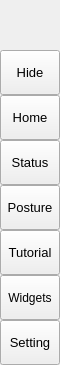
        <widget class="QFrame" name="leftMenuBg">
         <property name="minimumSize">
          <size>
           <width>60</width>
           <height>0</height>
          </size>
         </property>
         <property name="maximumSize">
          <size>
           <width>60</width>
           <height>16777215</height>
          </size>
         </property>
         <property name="frameShape">
          <enum>QFrame::NoFrame</enum>
         </property>
         <property name="frameShadow">
          <enum>QFrame::Raised</enum>
         </property>
         <layout class="QVBoxLayout" name="verticalLayout_3">
          <property name="spacing">
           <number>0</number>
          </property>
          <property name="leftMargin">
           <number>0</number>
          </property>
          <property name="topMargin">
           <number>0</number>
          </property>
          <property name="rightMargin">
           <number>0</number>
          </property>
          <property name="bottomMargin">
           <number>0</number>
          </property>
          <item>
           <widget class="QFrame" name="topLogoInfo">
            <property name="minimumSize">
             <size>
              <width>0</width>
              <height>50</height>
             </size>
            </property>
            <property name="maximumSize">
             <size>
              <width>16777215</width>
              <height>50</height>
             </size>
            </property>
            <property name="frameShape">
             <enum>QFrame::NoFrame</enum>
            </property>
            <property name="frameShadow">
             <enum>QFrame::Raised</enum>
            </property>
            <widget class="QFrame" name="topLogo">
             <property name="geometry">
              <rect>
               <x>10</x>
               <y>5</y>
               <width>42</width>
               <height>42</height>
              </rect>
             </property>
             <property name="minimumSize">
              <size>
               <width>42</width>
               <height>42</height>
              </size>
             </property>
             <property name="maximumSize">
              <size>
               <width>42</width>
               <height>42</height>
              </size>
             </property>
             <property name="frameShape">
              <enum>QFrame::NoFrame</enum>
             </property>
             <property name="frameShadow">
              <enum>QFrame::Raised</enum>
             </property>
            </widget>
            <widget class="QLabel" name="titleLeftApp">
             <property name="geometry">
              <rect>
               <x>70</x>
               <y>8</y>
               <width>160</width>
               <height>20</height>
              </rect>
             </property>
             <property name="font">
              <font>
               <pointsize>12</pointsize>
               <italic>false</italic>
               <bold>false</bold>
              </font>
             </property>
             <property name="text">
              <string>Right Posture</string>
             </property>
             <property name="alignment">
              <set>Qt::AlignLeading|Qt::AlignLeft|Qt::AlignTop</set>
             </property>
            </widget>
            <widget class="QLabel" name="titleLeftDescription">
             <property name="geometry">
              <rect>
               <x>70</x>
               <y>27</y>
               <width>160</width>
               <height>16</height>
              </rect>
             </property>
             <property name="maximumSize">
              <size>
               <width>16777215</width>
               <height>16</height>
              </size>
             </property>
             <property name="font">
              <font>
               <pointsize>8</pointsize>
               <italic>false</italic>
               <bold>false</bold>
              </font>
             </property>
             <property name="text">
              <string>Make life better</string>
             </property>
             <property name="alignment">
              <set>Qt::AlignLeading|Qt::AlignLeft|Qt::AlignTop</set>
             </property>
            </widget>
           </widget>
          </item>
          <item>
           <widget class="QFrame" name="leftMenuFrame">
            <property name="frameShape">
             <enum>QFrame::NoFrame</enum>
            </property>
            <property name="frameShadow">
             <enum>QFrame::Raised</enum>
            </property>
            <layout class="QVBoxLayout" name="verticalMenuLayout">
             <property name="spacing">
              <number>0</number>
             </property>
             <property name="leftMargin">
              <number>0</number>
             </property>
             <property name="topMargin">
              <number>0</number>
             </property>
             <property name="rightMargin">
              <number>0</number>
             </property>
             <property name="bottomMargin">
              <number>0</number>
             </property>
             <item>
              <widget class="QFrame" name="toggleBox">
               <property name="maximumSize">
                <size>
                 <width>16777215</width>
                 <height>45</height>
                </size>
               </property>
               <property name="frameShape">
                <enum>QFrame::NoFrame</enum>
               </property>
               <property name="frameShadow">
                <enum>QFrame::Raised</enum>
               </property>
               <layout class="QVBoxLayout" name="verticalLayout_4">
                <property name="spacing">
                 <number>0</number>
                </property>
                <property name="leftMargin">
                 <number>0</number>
                </property>
                <property name="topMargin">
                 <number>0</number>
                </property>
                <property name="rightMargin">
                 <number>0</number>
                </property>
                <property name="bottomMargin">
                 <number>0</number>
                </property>
                <item>
                 <widget class="QPushButton" name="toggleButton">
                  <property name="sizePolicy">
                   <sizepolicy hsizetype="Expanding" vsizetype="Fixed">
                    <horstretch>0</horstretch>
                    <verstretch>0</verstretch>
                   </sizepolicy>
                  </property>
                  <property name="minimumSize">
                   <size>
                    <width>0</width>
                    <height>45</height>
                   </size>
                  </property>
                  <property name="font">
                   <font>
                    <pointsize>10</pointsize>
                    <italic>false</italic>
                    <bold>false</bold>
                   </font>
                  </property>
                  <property name="cursor">
                   <cursorShape>PointingHandCursor</cursorShape>
                  </property>
                  <property name="layoutDirection">
                   <enum>Qt::LeftToRight</enum>
                  </property>
                  <property name="styleSheet">
                   <string notr="true">background-image: url(:/icons/images/icons/icon_menu.png);</string>
                  </property>
                  <property name="text">
                   <string>Hide</string>
                  </property>
                 </widget>
                </item>
               </layout>
              </widget>
             </item>
             <item alignment="Qt::AlignTop">
              <widget class="QFrame" name="topMenu">
               <property name="frameShape">
                <enum>QFrame::NoFrame</enum>
               </property>
               <property name="frameShadow">
                <enum>QFrame::Raised</enum>
               </property>
               <layout class="QVBoxLayout" name="verticalLayout_8">
                <property name="spacing">
                 <number>0</number>
                </property>
                <property name="leftMargin">
                 <number>0</number>
                </property>
                <property name="topMargin">
                 <number>0</number>
                </property>
                <property name="rightMargin">
                 <number>0</number>
                </property>
                <property name="bottomMargin">
                 <number>0</number>
                </property>
                <item>
                 <widget class="QPushButton" name="btn_Home">
                  <property name="sizePolicy">
                   <sizepolicy hsizetype="Expanding" vsizetype="Fixed">
                    <horstretch>0</horstretch>
                    <verstretch>0</verstretch>
                   </sizepolicy>
                  </property>
                  <property name="minimumSize">
                   <size>
                    <width>0</width>
                    <height>45</height>
                   </size>
                  </property>
                  <property name="font">
                   <font>
                    <pointsize>10</pointsize>
                    <italic>false</italic>
                    <bold>false</bold>
                   </font>
                  </property>
                  <property name="cursor">
                   <cursorShape>PointingHandCursor</cursorShape>
                  </property>
                  <property name="layoutDirection">
                   <enum>Qt::LeftToRight</enum>
                  </property>
                  <property name="styleSheet">
                   <string notr="true">background-image: url(:/icons/images/icons/cil-home.png);</string>
                  </property>
                  <property name="text">
                   <string>Home</string>
                  </property>
                 </widget>
                </item>
                <item>
                 <widget class="QPushButton" name="btn_Status">
                  <property name="sizePolicy">
                   <sizepolicy hsizetype="Expanding" vsizetype="Fixed">
                    <horstretch>0</horstretch>
                    <verstretch>0</verstretch>
                   </sizepolicy>
                  </property>
                  <property name="minimumSize">
                   <size>
                    <width>0</width>
                    <height>45</height>
                   </size>
                  </property>
                  <property name="font">
                   <font>
                    <pointsize>10</pointsize>
                    <italic>false</italic>
                    <bold>false</bold>
                   </font>
                  </property>
                  <property name="cursor">
                   <cursorShape>PointingHandCursor</cursorShape>
                  </property>
                  <property name="layoutDirection">
                   <enum>Qt::LeftToRight</enum>
                  </property>
                  <property name="styleSheet">
                   <string notr="true">background-image: url(:/icons/images/icons/cil-browser);</string>
                  </property>
                  <property name="text">
                   <string>Status</string>
                  </property>
                 </widget>
                </item>
                <item>
                 <widget class="QPushButton" name="btn_Posture">
                  <property name="sizePolicy">
                   <sizepolicy hsizetype="Expanding" vsizetype="Fixed">
                    <horstretch>0</horstretch>
                    <verstretch>0</verstretch>
                   </sizepolicy>
                  </property>
                  <property name="minimumSize">
                   <size>
                    <width>0</width>
                    <height>45</height>
                   </size>
                  </property>
                  <property name="font">
                   <font>
                    <pointsize>10</pointsize>
                    <italic>false</italic>
                    <bold>false</bold>
                   </font>
                  </property>
                  <property name="cursor">
                   <cursorShape>PointingHandCursor</cursorShape>
                  </property>
                  <property name="layoutDirection">
                   <enum>Qt::LeftToRight</enum>
                  </property>
                  <property name="styleSheet">
                   <string notr="true">background-image: url(:/icons/images/icons/cil-user);</string>
                  </property>
                  <property name="text">
                   <string>Posture</string>
                  </property>
                 </widget>
                </item>
                <item>
                 <widget class="QPushButton" name="btn_Tutorial">
                  <property name="sizePolicy">
                   <sizepolicy hsizetype="Expanding" vsizetype="Fixed">
                    <horstretch>0</horstretch>
                    <verstretch>0</verstretch>
                   </sizepolicy>
                  </property>
                  <property name="minimumSize">
                   <size>
                    <width>0</width>
                    <height>45</height>
                   </size>
                  </property>
                  <property name="font">
                   <font>
                    <pointsize>10</pointsize>
                    <italic>false</italic>
                    <bold>false</bold>
                   </font>
                  </property>
                  <property name="cursor">
                   <cursorShape>PointingHandCursor</cursorShape>
                  </property>
                  <property name="layoutDirection">
                   <enum>Qt::LeftToRight</enum>
                  </property>
                  <property name="styleSheet">
                   <string notr="true">background-image: url(:/icons/images/icons/cil-layers.png);</string>
                  </property>
                  <property name="text">
                   <string>Tutorial</string>
                  </property>
                 </widget>
                </item>
                <item>
                 <widget class="QPushButton" name="btn_Widgets">
                  <property name="sizePolicy">
                   <sizepolicy hsizetype="Expanding" vsizetype="Fixed">
                    <horstretch>0</horstretch>
                    <verstretch>0</verstretch>
                   </sizepolicy>
                  </property>
                  <property name="minimumSize">
                   <size>
                    <width>0</width>
                    <height>45</height>
                   </size>
                  </property>
                  <property name="cursor">
                   <cursorShape>PointingHandCursor</cursorShape>
                  </property>
                  <property name="styleSheet">
                   <string notr="true">background-image: url(:/icons/images/icons/cil-airplane-mode);</string>
                  </property>
                  <property name="text">
                   <string>Widgets</string>
                  </property>
                 </widget>
                </item>
               </layout>
              </widget>
             </item>
             <item alignment="Qt::AlignBottom">
              <widget class="QFrame" name="bottomMenu">
               <property name="frameShape">
                <enum>QFrame::NoFrame</enum>
               </property>
               <property name="frameShadow">
                <enum>QFrame::Raised</enum>
               </property>
               <layout class="QVBoxLayout" name="verticalLayout_9">
                <property name="spacing">
                 <number>0</number>
                </property>
                <property name="leftMargin">
                 <number>0</number>
                </property>
                <property name="topMargin">
                 <number>0</number>
                </property>
                <property name="rightMargin">
                 <number>0</number>
                </property>
                <property name="bottomMargin">
                 <number>0</number>
                </property>
                <item>
                 <widget class="QPushButton" name="toggleLeftBox">
                  <property name="sizePolicy">
                   <sizepolicy hsizetype="Expanding" vsizetype="Fixed">
                    <horstretch>0</horstretch>
                    <verstretch>0</verstretch>
                   </sizepolicy>
                  </property>
                  <property name="minimumSize">
                   <size>
                    <width>0</width>
                    <height>45</height>
                   </size>
                  </property>
                  <property name="font">
                   <font>
                    <pointsize>10</pointsize>
                    <italic>false</italic>
                    <bold>false</bold>
                   </font>
                  </property>
                  <property name="cursor">
                   <cursorShape>PointingHandCursor</cursorShape>
                  </property>
                  <property name="layoutDirection">
                   <enum>Qt::LeftToRight</enum>
                  </property>
                  <property name="styleSheet">
                   <string notr="true">background-image: url(:/icons/images/icons/icon_settings.png);</string>
                  </property>
                  <property name="text">
                   <string>Setting</string>
                  </property>
                 </widget>
                </item>
               </layout>
              </widget>
             </item>
            </layout>
           </widget>
          </item>
         </layout>
        </widget>
